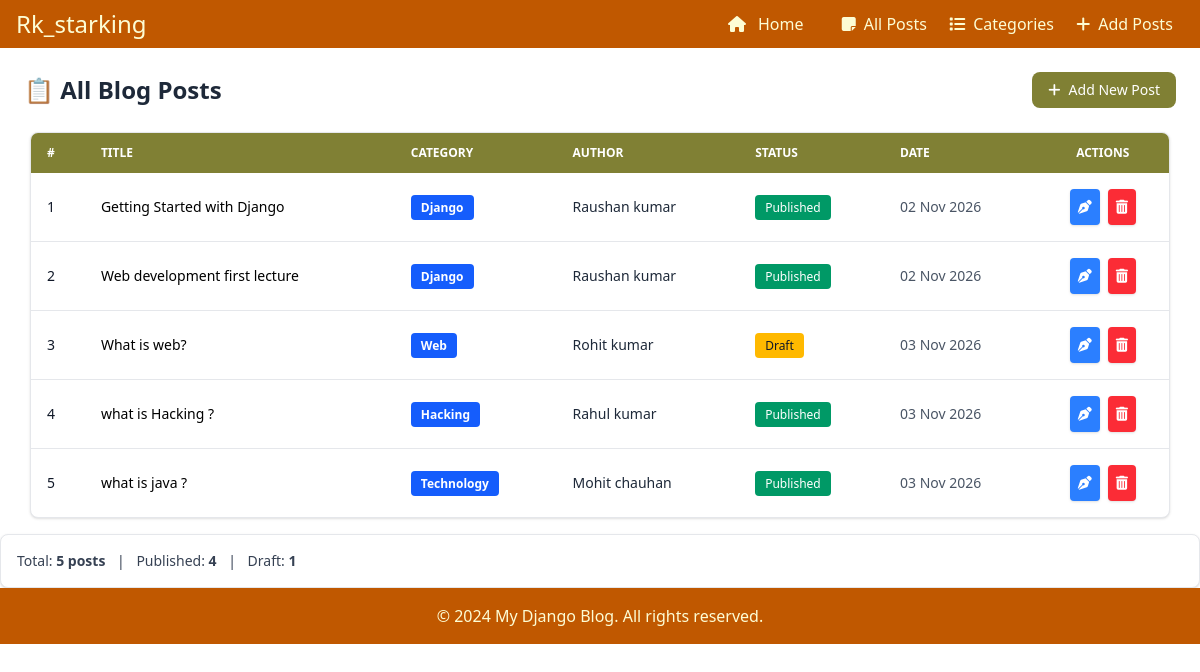
/all/, run on an earlier commit of the app's database.
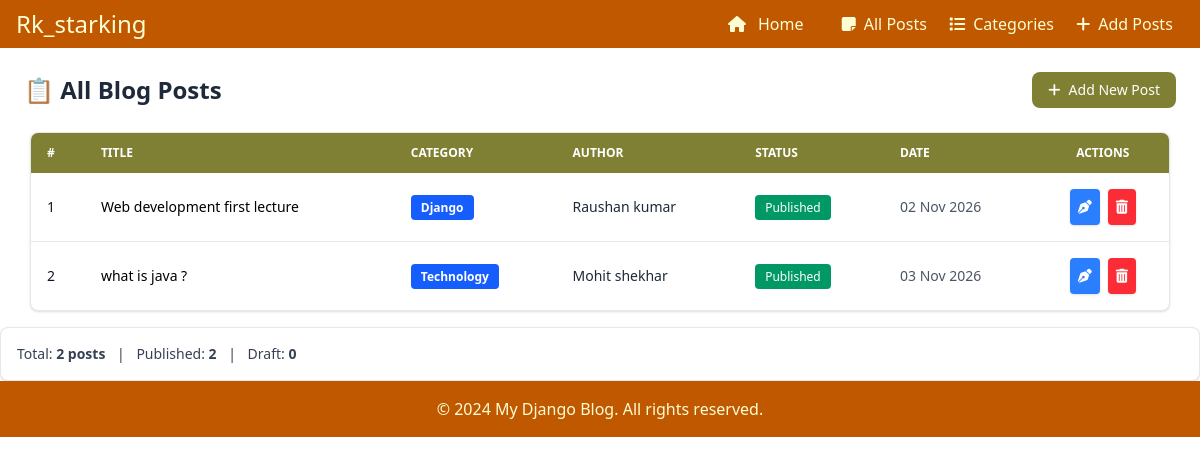
And on a later commit of the database.
### app1/models.py (models this page shows, shortened)
class BlogPost(models.Model):
    STATUS_CHOICES = [
        ('Draft', 'Draft'),
        ('Published', 'Published'),
    ]
    title = models.CharField(max_length=200)
    slug = models.SlugField(unique=True, max_length=250)
    category = models.ForeignKey(Category, on_delete=models.CASCADE, related_name='posts')
    author_name = models.CharField(max_length=100)
    content = models.TextField()
    status = models.CharField(max_length=20, choices=STATUS_CHOICES, default='Published')
    created_at = models.DateTimeField(auto_now_add=True)

class Category(models.Model):
    name = models.CharField(max_length=100, unique=True)
    description = models.CharField(max_length=255, blank=True, null=True)
    icon = models.CharField(max_length=100, blank=True, null=True)
    def __str__(self):
        return self.name

### app1/views.py (the view)
# urls.py: path('all/', views.all_posts, name='all_posts'),
def all_posts(request):
    posts = BlogPost.objects.all()
    total_posts = posts.count()
    published_count = posts.filter(status='Published').count()
    draft_count = posts.filter(status='Draft').count()
    return render(request, 'all_posts.html', {
        'posts': posts,
        'total_posts': total_posts,
        'published_count': published_count,
        'draft_count': draft_count
    })

### app1/templates/all_posts.html (shortened to what this page needs)
{% extends 'base.html' %}
{% block content %}
   <div class="flex justify-between items-center my-6 mx-6">
        <h1 class="text-2xl font-bold text-gray-800 flex items-center gap-2">
            📋 All Blog Posts
        </h1>
        <a href="{% url 'add_post' %}" class="bg-[#808034] hover:bg-[#6b6b2c] text-white px-4 py-2 rounded-lg font-medium text-sm flex items-center gap-2 transition">
            <i class="fa-solid fa-plus"></i> Add New Post
        </a>
    </div>
    <div class="bg-white rounded-lg shadow overflow-hidden border w-95/100 mx-auto border-gray-200">
        <table class="w-full border-collapse text-left text-sm text-gray-600">
            <thead class="bg-[#808034] text-white uppercase text-xs font-semibold">
                <tr>
                    <th class="py-3 px-4">#</th>
                    <th class="py-3 px-4">Title</th>
                    <th class="py-3 px-4">Category</th>
                    <th class="py-3 px-4">Author</th>
                    <th class="py-3 px-4">Status</th>
                    <th class="py-3 px-4">Date</th>
                    <th class="py-3 px-4 text-center">Actions</th>
                </tr>
            </thead>
            <tbody class="divide-y divide-gray-200">
                {% for post in posts %}
                <tr class="hover:bg-gray-50 transition">
                    <td class="py-4 px-4 font-medium text-gray-900">{{ forloop.counter }}</td>
                    <td class="py-4 px-4">
                        <a href="{% url 'blog_post_detail' post.slug %}" class="text-black hover:underline font-medium">{{ post.title }}</a>
                    </td>
                    <td class="py-4 px-4">
                        <span class="px-2.5 py-1 text-xs font-semibold text-white bg-blue-600 rounded">
                            {{ post.category }}
                        </span>
                    </td>
                    <td class="py-4 px-4 text-gray-800">{{ post.author_name }}</td>
                    <td class="py-4 px-4">
                        {% if post.status == 'Published' %}
                            <span class="px-2.5 py-1 text-xs font-medium text-white bg-emerald-600 rounded">Published</span>
                        {% else %}
                            <span class="px-2.5 py-1 text-xs font-medium text-gray-900 bg-amber-400 rounded">Draft</span>
                        {% endif %}
                    </td>
                    <td class="py-4 px-4 text-gray-600">{{ post.created_at|date:"d M Y" }}</td>
                    <td class="py-4 px-4 text-center">
                        <div class="flex justify-center gap-2">
                            <a href="{% url 'update_post' post.slug %}" class="bg-blue-500 hover:bg-blue-600 text-white p-2 rounded shadow transition" title="Edit">
                                <i class="fa-solid fa-pen-nib"></i>
                            </a>
                            <a href="{% url 'delete_post' post.slug %}" class="bg-red-500 hover:bg-red-600 text-white p-2 rounded shadow transition" title="Delete">
                               <i class="fa-solid fa-trash-can"></i>
                            </a>
                        </div>
                    </td>
                </tr>
                {% empty %}
                <tr>
                    <td colspan="7" class="text-center py-6 text-gray-500">No blog posts found.</td>
                </tr>
                {% endfor %}
            </tbody>
        </table>
    </div>
    <div class="mt-4 bg-white border border-gray-200 rounded-lg p-4 shadow-sm text-sm text-gray-700">
        <span>Total: <strong>{{ total_posts }} posts</strong></span>
        <span class="mx-2">|</span>
        <span>Published: <strong>{{ published_count }}</strong></span>
        <span class="mx-2">|</span>
        <span>Draft: <strong>{{ draft_count }}</strong></span>
    </div>
{% endblock %}

### app1/templates/base.html (shortened to what this page needs)
{% load static %}
<!DOCTYPE html>
<html lang="en">
<head>
    <script src="https://cdn.jsdelivr.net/npm/@tailwindcss/browser@4"></script>
    <link rel="stylesheet" href="{% static 'style.css' %}">
    <link rel="stylesheet" href="https://cdnjs.cloudflare.com/ajax/libs/font-awesome/6.5.1/css/all.min.css">
</head>
<body>
    <header class="bg-[#C05800] text-[#FDFDD4] p-4 flex justify-between items-center h-12">
        <h1 class="text-2xl mr-4 text-center my-4">Rk_starking</h1>
        {% include 'navbar.html' %}
    </header>
        {% block content %}{% endblock %}
    <footer class="bg-[#C05800] text-[#FDFDD4] p-4 text-center">
        <p>&copy; 2024 My Django Blog. All rights reserved.</p>
    </footer>
</body>
</html>

### app1/templates/navbar.html
    <nav class="flex items-center justify-around w-2/5">
                <a href="{% url 'index' %}" class="mr-4 hover:scale-110 gap-2 flex items-center"><i class="fa-solid fa-house mr-1"></i>Home</a>
                <a href="{% url 'all_posts' %}" class="hover:scale-110 gap-2 flex items-center"><i class="fa-solid fa-note-sticky"></i>All Posts</a>
                <a href="{% url 'all_categories' %}" class="hover:scale-110 gap-2 flex items-center"><i class="fa-solid fa-list"></i>Categories</a>
                <a href="{% url 'add_post'%}" class="hover:scale-110 gap-2 flex items-center"><i class="fa-solid fa-plus"></i>Add Posts</a>
    </nav>

What changed in the data, as far as the page shows it:
removed BlogPost: title "Getting Started with Django", category "Django", author_name "Raushan kumar", status "Published", created_at "02 Nov 2026"
removed BlogPost: title "What is web?", category "Web", author_name "Rohit kumar", status "Draft", created_at "03 Nov 2026"
removed BlogPost: title "what is Hacking ?", category "Hacking", author_name "Rahul kumar", status "Published", created_at "03 Nov 2026"
changed BlogPost "what is java ?": author_name "Mohit chauhan" → "Mohit shekhar"
Also different on the page:
{{ total_posts }}: "5" → "2"
{{ published_count }}: "4" → "2"
{{ draft_count }}: "1" → "0"
